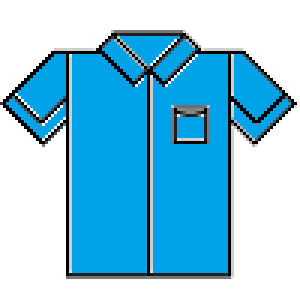
#> input picture figuras_roupas/01.png, 100 x 100 px, found by its file name (shown 3 times larger)
$ jupyter execute --allow-errors Cluster.ipynb
#> lines starting #> are read from the running program, lines starting #| are printed output that depends on the picture
<a href="https://colab.research.google.com/github/Lidiamir/ExemplosML/blob/main/Cluster.ipynb" target="_parent"></a>

# Clusterização: Técnica para identificação de grupos de semelhança nos dados

Cluster é um termo em inglês que significa agrupamento ou aglomerado. No contexto do aprendizado de máquina (do inglês *machine learning*), o termo é utilizado para denominar as técnicas estatísticas que têm por finalidade propor agrupamentos em dados de acordo com a semelhança entre eles.

Para melhor compreensão, imagine um cenário em que uma vendedora tem que organizar roupas em um estande de uma feira. Ela recebe uma caixa com todas roupas juntas e depois as separa nas prateleiras e cabides. Ao organizar as roupas, a vendedora coloca juntos os itens que ela considera parecidos de modo que fique mais fácil encontrar o que se procura. O algoritmo de clusterização desempenha um papel parecido com o da vendedora, pois ele recebe um conjunto de dados desorganizados e propõe uma organização dos dados em grupos de semelhança.

É importante ressaltar que a clusterização é normalmente usada sobre dados não rotulados, isto é, dados que não possuem alguma classificação/organização previamente feita. As técnicas que não demandam rotulação prévia dos dados são chamadas de técnicas de aprendizado não supervisionado.

A clusterização pode ser muito útil tanto auxiliando na compreensão dos dados, quanto viabilizando a organização e sanitização de grandes conjuntos de dados.

## Exemplos práticos

Existem várias técnicas de clusterização, podendo uma ser mais adequada do que a outra, dependendo das características dos dados. Nesse exemplo, é utilizada a técnica [K-Means](https://scikit-learn.org/stable/modules/generated/sklearn.cluster.KMeans.html), que é uma técnica amplamente utilizada e simples de compreender, para resolver o problema da organização das roupas mencionado anteriormente. Usaremos a implementação feita pela [Scikit Learn](https://scikit-learn.org/stable/index.html), uma famosa biblioteca de aprendizado de máquina em Python.

Como o algoritmo precisa receber os dados em formato digital. Vamos mostrar a execução da técnica para alguns formatos de dados diferentes, do mais simples para o mais complexo.

A figura abaixo representa o conjunto de roupas que o algoritmo vai organizar. As figuras estão disponiveis para download no link https://github.com/Lidiamir/ExemplosML/tree/main/figuras_roupas .

[cell 1]
import numpy as np  #Biblioteca para criação de estruturas de dados e funnções de processamento matemático em Python
import matplotlib.pyplot as plt #Biblioteca para construção de gráficos e visualizações em Python
import matplotlib.image as mpimg

# função para leitura de um conjunto de imagens
def load_images(paths):
    tmp = []
    for path in paths:
        tmp.append(mpimg.imread(path))
    return tmp

# função para leitura de um conjunto de imagens em reduz elas para 1 dimensão
def load_images_flatten(paths):
    tmp = []
    for path in paths:
        tmp.append(mpimg.imread(path).flatten())
    return tmp

# Função para exibir as imagens
def plot_images(arr, rows = 1, columns = 16, title = ''):
  if (len(arr)> (rows * columns)):
    rows = 1
    columns = len(arr)
  plt.figure(figsize = (columns*2, rows*2))
  for i in range(len(arr)):
    plt.subplot(rows, columns,i + 1)
    if (title == ''):
      plt.title(title)
    else:
      plt.title(title[i])
    plt.imshow(arr[i])
    plt.axis("off")

diretorio_roupas = ['/content/sample_data/figuras_roupas/01.png', '/content/sample_data/figuras_roupas/02.png', '/content/sample_data/figuras_roupas/03.png', '/content/sample_data/figuras_roupas/04.png', '/content/sample_data/figuras_roupas/05.png', '/content/sample_data/figuras_roupas/06.png', '/content/sample_data/figuras_roupas/07.png', '/content/sample_data/figuras_roupas/08.png', '/content/sample_data/figuras_roupas/09.png', '/content/sample_data/figuras_roupas/10.png', '/content/sample_data/figuras_roupas/11.png', '/content/sample_data/figuras_roupas/12.png', '/content/sample_data/figuras_roupas/13.png', '/content/sample_data/figuras_roupas/14.png', '/content/sample_data/figuras_roupas/15.png', '/content/sample_data/figuras_roupas/16.png']
print(diretorio_roupas)
#> (the rest of this cell did not finish here and is left out)

### Exemplo 1: Dados tabulares

Neste primeiro exemplo, o algoritmo vai receber somente informações sobre o tipo da roupa e sua cor, que serão representadas por um par de números [*código do tipo*, *código da cor*], conforme códigos presentes na tabela abaixo.

| Código Tipo| Descrição Tipo |  | Código Cor| Descrição Cor |
| --- | ----- | | --- | ----------- |
| 1 | blusa  | | 10 | verde    |
| 2 | camisa | | 20 | amarela  |
| 3 | calça  | | 30 | azul     |
| 4 | vestido | | 40 | branco   |

Abaixo podemos ver como cada roupa do conjunto será representada. Podemos observar que o código [2,30] representa uma camisa azul, enquanto o código [1,10] representa uma blusa verde e assim por diante. O total de imagens é representado pelo *array* [[4,20],[2,30],[1,10],[2,30],[4,40],[4,10],[3,30],[3,30],[1,30],[4,40],[3,30],[2,40],[2,30],[1,40],[1,20],[3,30]].

[cell 2]
# Array com dados sobre as roupas
roupas = np.array([[2,30],[3,30],[1,30],[1,10],[2,40],[1,20],[4,40],[2,30],[4,10],[3,30],[2,30],[3,30],[3,30],[1,40],[4,20],[4,40]])
#> roupas = 16 rows, first 8: [2, 30], [3, 30], [1, 30], [1, 10], [2, 40], [1, 20], [4, 40], [2, 30]

#> (the rest of this cell did not finish here and is left out)

Uma vez definido o conjunto de dados de entrada, em seguida os dados são redimensionados (colocados em uma mesma escala) para que as variáveis fiquem proporcionais umas a outras e assim uma variável não tenha um peso maior que a outra na decisão. No exemplo, se não fosse feito o redimensionamento, a variável cor teria mais influência na definição dos agrupamentos do que a variável tipo, simplesmente pelos valores absolutos dos códigos de cor serem maiores do que os códigos de tipo.

[cell 3]
from sklearn.preprocessing import StandardScaler

# Função que redimensiona as variáveis
scaler = StandardScaler()
scaled_roupas = scaler.fit_transform(roupas)
#> scaled_roupas = 16 rows, first 8: [-0.447, 0.135], [0.447, 0.135], [-1.34, 0.135], [-1.34, -2.02], [-0.447, 1.21], [-1.34, -0.944], [1.34, 1.21], [-0.447, 0.135]

scaled_roupas # array de roupas redmimensionado
#> Out has the same summary as scaled_roupas

Em seguida é estabelecido o quantitativo de grupos em que os dados serão divididos e é criado um modelo estatístico K-Means onde os dados são submetidos. O modelo então propõe o agrupamento dos dados, de acordo com o quantitativo de grupos estabelecido.

[cell 4]
from sklearn.cluster import KMeans #Biblioteca que implementa a técnica Kmeans

number_cluster = 4 # Quantidade grupos que os dados serão divididos.

# Criando modelo Kmeans
kmeans = KMeans(
    init="random",
    n_clusters= number_cluster,
    n_init=10,
    max_iter=300,
    random_state=42
    )

# Modelo aprendendo padrão sobre os dados
kmeans.fit(scaled_roupas)

# Array resultante do algoritmo Kmeans com o grupo de cada roupa
kmeans.labels_[:]

A figura abaixo mostra as imagens organizadas em seus respectivos grupos.

[cell 5]
# Função para exibir imagens nos grupos
def plot_images_groups(arr, clusters):
  num_clusters = len(np.unique(clusters))

  columns = 0
  for i in range(num_clusters):
    total = np.count_nonzero(clusters == i)
    if total > columns:
      columns = total

  plt.figure(figsize=(columns*2, num_clusters*2))

  for k in range(num_clusters):
    j = k*columns
    for i in range(len(arr)):
      if (clusters[i] == k):
        j += 1
        ax = plt.subplot(num_clusters, columns, j)
        plt.imshow(arr[i])
        plt.title(clusters[i])
        plt.axis("off")

#> (the rest of this cell did not finish here and is left out)

#### Como o algoritmo de clusterização funciona?
É interessante observar que o algoritmo conseguiu organizar as roupas em conjuntos coesos. Mas é difícil entender o motivo que levou o algoritmo colocar os vestidos brancos no grupo com as calças azuis e não no grupo dos vestidos verde e amarelo. Para melhor uso da técnica de clusterização a fim de obter resultados mais próximos aos desejados é importante entender melhor o funcionamento do algoritmo.

Para isso, foram dispostos no gráfico abaixo os pares de códigos [código do tipo, código da cor] correspondente a cada roupa. No caso das roupas que se repetem, como é o caso da blusa azul (código [2,30]), o ponto no gráfico fica mais escuro.

O gráfico expressa como o algoritmo enxerga as roupas. Ele considera mais parecidas as roupas que estão mais próximas entre si no gráfico e propõe os agrupamentos com base nessas posições. As cores dos pontos correspondem aos grupos propostos pelo algoritmo K-Means. Agora faz mais sentido o vestido branco (código [4,40]) ficar no mesmo grupo da calça azul (código [3,30]) e não no grupo dos outros dois vestidos. Se o código usado para a cor branca fosse 30 ao invés de 40, o vestido branco poderia ter sido agrupado junto com os outros vestidos. Por meio desse exemplo, é possível observar como a representação da informação impacta no comportamento do algoritmo.

Destaca-se a importância da estapa de redimensionamento dos dados (colocar os dados em uma mesma escala), pois isto impacta no cálculo de distâncias. No nosso exemplo, o código da cor é numericamente maior do que o código do tipo, então, se o redimensionamento não tivesse sido feito, a cor teria um maior peso na formação dos grupos do que o tipo.

[cell 6]
plt.rcParams["figure.figsize"] = [5.0, 5.00]
plt.rcParams["figure.autolayout"] = True
plt.xlabel("Código tipo")
plt.ylabel("Código cor")

plt.scatter(roupas[:, 0], roupas[:, 1], alpha=.3, c=kmeans.labels_, marker='o', s=1000)

plt.show()
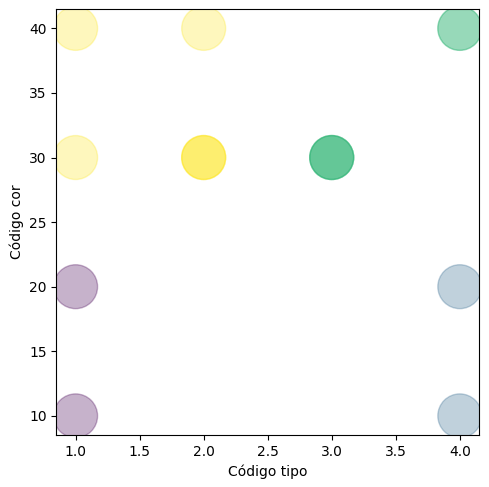
#> figure drawn by matplotlib, 1 panel
